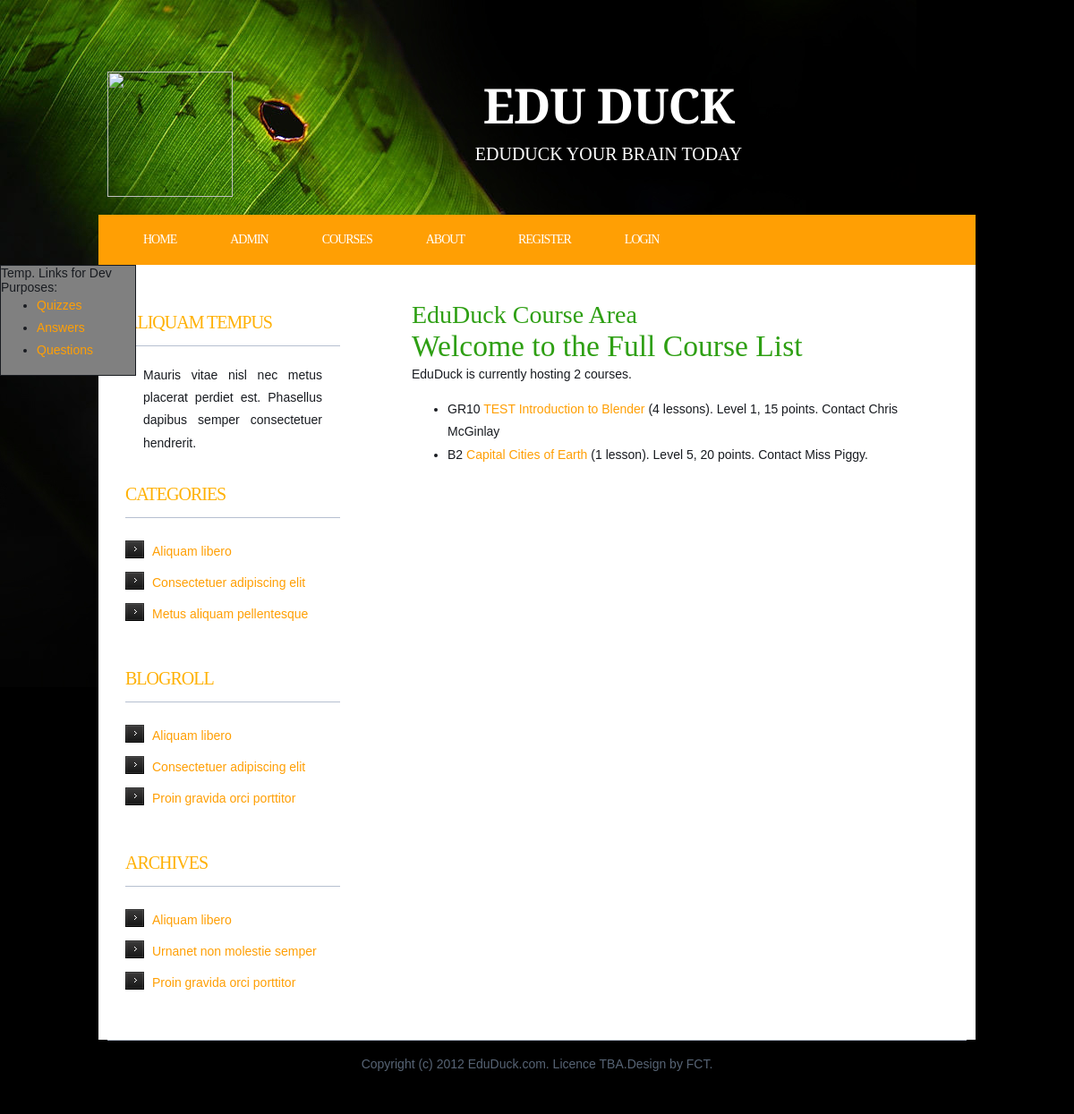
Page /courses/ on the committed database.
### courses/models.py (models this page shows, shortened)
class Course(models.Model):
    course_code = models.CharField(max_length=10,
                                   help_text="arbitrary course code for "
                                   "author's reference")
    course_name = models.CharField(max_length=150,
                                   help_text="human readable name of "
                                   "the course")
    course_abstract = models.TextField(help_text="summary of the course "
                                       "in a couple of paragraphs")
    course_organiser = models.CharField(max_length=100)
    course_level = models.CharField(max_length=10, blank=True, null=True,
                                    help_text="e.g. SCQF level")
    course_credits = models.IntegerField(blank=True, null=True,)
    @models.permalink
    def get_absolute_url(self):
        return ('courses.views.single', [str(self.id)])

### courses/views.py (the view)
# urls.py: url(r'^courses/$', 'index'),
def index(request):
    course_list = Course.objects.all()
    course_count = Course.objects.count
    template = 'courses/index.html'
    context_data = {'course_list':   course_list,
               'course_count':  course_count,
                   }
    context_instance = RequestContext(request)
    return render_to_response(template, context_data, context_instance)

### Templates/courses/index.html
{% extends "base.html" %}
{% block banner %}
    <h1>EduDuck Course Area</h1>
{% endblock %}
{% block content %}
    <h2>Welcome to the Full Course List</h2>
    <p>EduDuck is currently hosting {{ course_count }}
    course{{ course_count|pluralize:",s"}}.</p>
    <ul>
        {% for course in course_list %}
        <li>{{ course.course_code }}
        <a href='{{ course.get_absolute_url }}'>{{ course.course_name }}</a>
        ({{ course.lesson_set.count }}
        lesson{{ course.lesson_set.count|pluralize:",s"}}).
        Level {{ course.course_level }}, {{ course.course_credits }}
        point{{course.course_credits|pluralize:",s"}}.
        Contact {{ course.course_organiser }}</li>
        {% empty %}
        <li>There are no courses yet!</li>
        {% endfor %}
    </ul>
{% endblock content%}

### Templates/base.html (shortened to what this page needs)
<!DOCTYPE html PUBLIC "-//W3C//DTD XHTML 1.0 Strict//EN" "http://www.w3.org/TR/xhtml1/DTD/xhtml1-strict.dtd">
<html lang="en">
<head>
    <link rel="stylesheet" href="{{ STATIC_URL }}mobility.css" />
    <link href="style.css" rel="{{ STATIC_URL }}stylesheet" type="text/css" media="screen" />
</head>
<body>
    <div id="wrapper">
        <div id="header-wrapper">
            <div id="header">
                <div id="logo">
                    <img src="{{ STATIC_URL }}motif.jpg" width="140px" height="140px"/>
                    <h1>Edu Duck</h1>
                    <p id="strapline">EduDuck Your Brain Today</p>
                </div>
            </div>
        </div>
        <div id="menu">
            {% block menu %}
            <ul>
                <li><a href="/">Home</a></li>
                <li><a href="/admin/">Admin</a></li>
                <li><a href="/courses/">Courses</a></li>
                <li><a href="/about/">About</a></li>
                {% if user.is_authenticated %}
                <li><a href="/users/">{{ user.username }}</a></li>
                <li><a href="/accounts/logout/">Logout</a></li>
                {% else %}
                <li><a href="/accounts/register/">Register</a></li>
                <li><a href="/accounts/login/">Login</a></li>
                {% endif %}
            </ul>
            {% endblock menu %}
        </div>
        <div id="devmenu">
            <span>Temp. Links for Dev Purposes:</span>
            <ul id="dev">
                <li><a href="/quizzes/">Quizzes</a></li>
                <li><a href="/answers/">Answers</a></li>
                <li><a href="/questions/">Questions</a></li>
            </ul>
        </div>
        <div id="page">
            <div id="page-bgtop">
                <div id="page-bgbtm">
                    <div id="content">
                    {% block banner %}{% endblock banner %}
                    {% block content %}{% endblock %}
                    </div>
                    <div id="sidebar">
                        {% block sidebar %}
                        <ul>
                            <li>
    					<h2>Aliquam tempus</h2>
    					<p>Mauris vitae nisl nec metus placerat perdiet est. Phasellus dapibus semper consectetuer hendrerit.</p>
                            </li>
                            <li>
                                <h2>Categories</h2>
                                <ul>
                                    <li><a href="#">Aliquam libero</a></li>
                                    <li><a href="#">Consectetuer adipiscing elit</a></li>
                                    <li><a href="#">Metus aliquam pellentesque</a></li>
                                </ul>
                            </li>
                            <li>
                                <h2>Blogroll</h2>
                                <ul>
                                    <li><a href="#">Aliquam libero</a></li>
                                    <li><a href="#">Consectetuer adipiscing elit</a></li>
                                    <li><a href="#">Proin gravida orci porttitor</a></li>
                                </ul>
                            </li>
                            <li>
                                <h2>Archives</h2>
                                <ul>
                                    <li><a href="#">Aliquam libero</a></li>
                                    <li><a href="#">Urnanet non molestie semper</a></li>
                                    <li><a href="#">Proin gravida orci porttitor</a></li>
                                </ul>
                            </li>
                        </ul>
                        {% endblock sidebar %}
                    </div>
                    <div style="clear: both;">&nbsp;</div>
                </div>
            </div>
        </div>
    </div>
    <div id="footer">
        {% block footer %}
        <p>Copyright (c) 2012 EduDuck.com. Licence TBA.Design by <a href="http://www.freecsstemplates.org/">FCT</a>.</p>
        {% endblock footer %}
    </div>
</body>
</html>

### Static/mobility.css (style rules this page uses)
body { margin: 0; padding: 0; background: #000000 url(images/img07.jpg) no-repeat left top; font-family: Arial, Helvetica, sans-serif; font-size: 14px; color: #181B20; }
h1, h2, h3 { margin: 0; padding: 0; font-family: 'Arvo', serif; font-weight: normal; color: #2E9F13; }
h1 { font-size: 2em; }
h2 { font-size: 2.4em; }
p, ul, ol { margin-top: 0; line-height: 180%; }
a { text-decoration: none; color: #FF9F04; }
#wrapper { margin: 0 auto; padding: 0; }
#header-wrapper { height: 240px; }
#header { width: 960px; height: 240px; margin: 0 auto; }
#logo { width: 980px; height: 100px; margin: 0px auto; padding: 80px 0px 0px 0px; color: #FFFFFF; }
#logo h1, #logo p { display: block; margin: 0; padding: 0; }
#logo h1 { margin: 0px; letter-spacing: -1px; text-align: center; text-transform: uppercase; font-size: 54px; font-weight: bold; color: #FFFFFF; }
#logo p { text-align: center; text-transform: uppercase; font-family: 'Arvo', serif; font-size: 20px; }
#logo img { float: left; }
#menu { width: 940px; height: 56px; margin: 0px auto; padding: 0px 20px 0px 20px; background: #FF9F04; }
#menu ul { margin: 0; padding: 0px 0px 0px 0px; list-style: none; line-height: normal; }
#menu li { float: left; }
#menu a { display: block; float: left; height: 56px; margin: 0px; padding: 0px 30px 0px 30px; line-height: 56px; letter-spacing: -1px; text-decoration: none; text-transform: uppercase; font-family: 'Arvo', serif; font-size: 14px; font-weight: normal; color: #FFFFFF; border: none; }
#devmenu { position: fixed; background: grey; border: 1px solid; width: 150px; }
#page { width: 980px; margin: 0 auto; padding: 0; background-color: #FFFFFF; }
#page-bgbtm { margin: 0px; padding: 40px 30px 0px 30px; }
#content { float: right; width: 600px; padding: 0px 0px 0px 0px; }
#sidebar { float: left; width: 240px; padding: 0px 0px 0px 0px; }
#sidebar ul { margin: 0; padding: 0; list-style: none; }
#sidebar li { margin: 0; padding: 0; }
#sidebar li ul { margin: 0px 0px; padding-bottom: 30px; }
#sidebar li li { padding-left: 30px; line-height: 35px; background: url(images/img01.gif) no-repeat left 5px; }
#sidebar h2 { height: 38px; margin-bottom: 20px; padding: 12px 0 0 0px; border-bottom: 1px solid #B6BFD0; text-transform: uppercase; letter-spacing: -1px; font-size: 20px; color: #FFB105; }
#sidebar p { margin: 0 0px; padding: 0px 20px 20px 20px; text-align: justify; }
#sidebar a { border: none; }
#footer { width: 960px; height: 55px; margin: 0px auto 40px auto; border-top: 1px solid #B6BFD0; font-family: Arial, Helvetica, sans-serif; }
#footer p { margin: 0; padding-top: 18px; line-height: normal; text-align: center; color: #576475; }
#footer a { color: #576475; }

### rows in the picture
Course: course_code "GR10", course_name "TEST Introduction to Blender", lesson_set.count "4", course_level "1", course_credits "15", course_organiser "Chris McGinlay"
Course: course_code "B2", course_name "Capital Cities of Earth", lesson_set.count "1", course_level "5", course_credits "20", course_organiser "Miss Piggy."

### other values in the picture
{{ course_count }} "2"
